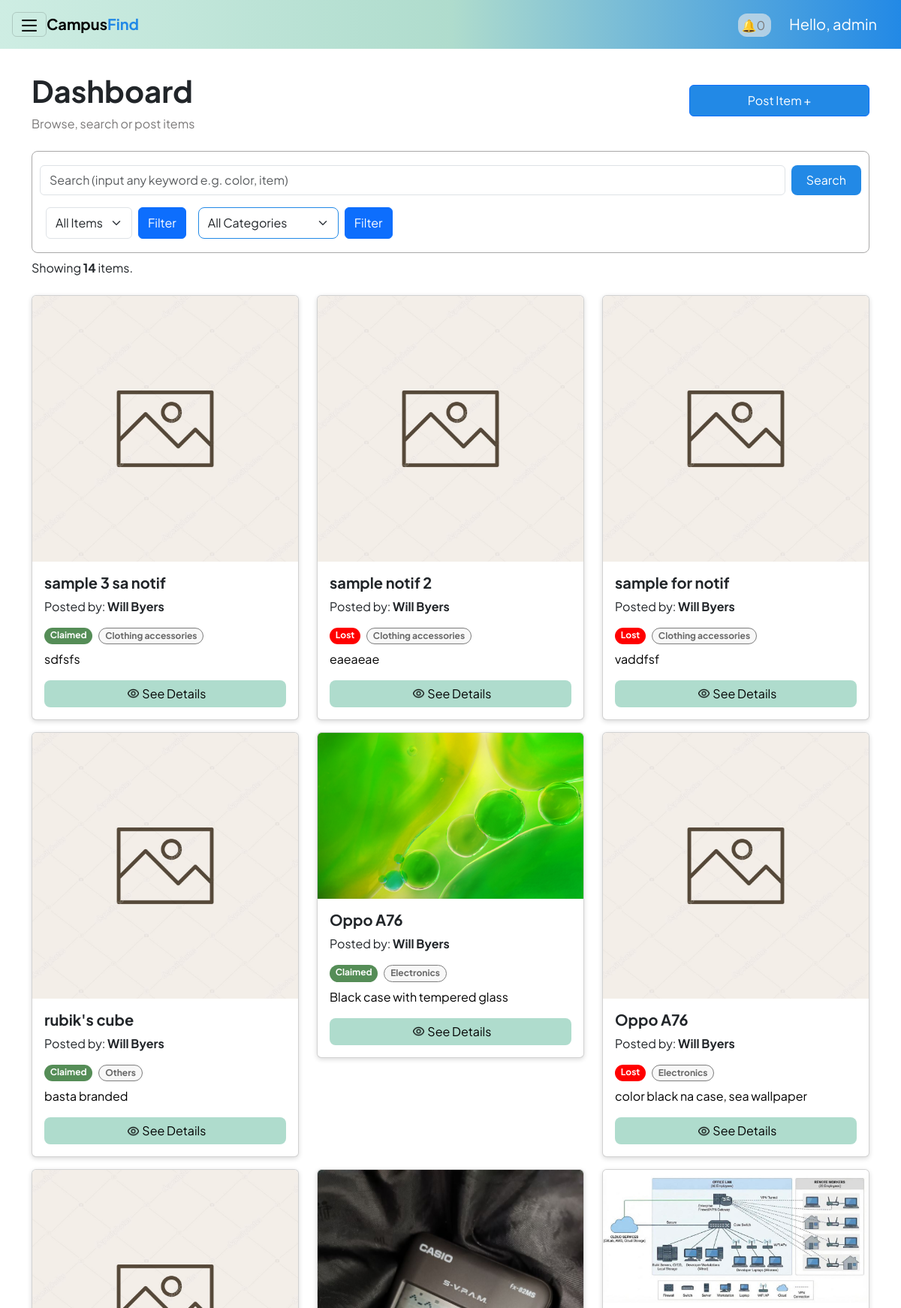
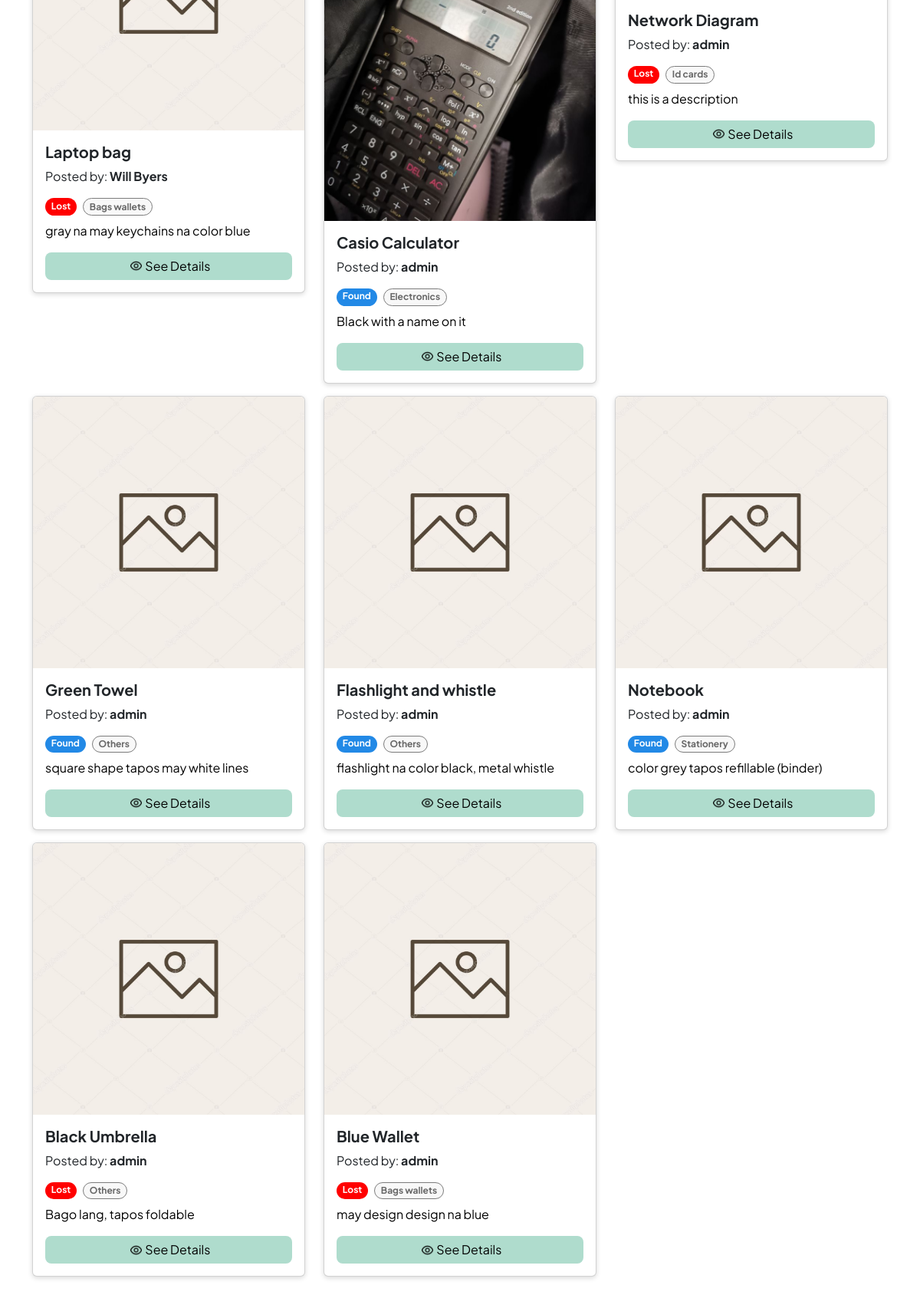
Screenshot of /interfaces/admin/dashboard_admin.php (signed in) with the database file from the repository (2 pictures, top to bottom).
### tables this page shows
CREATE TABLE items (
        id INTEGER PRIMARY KEY AUTOINCREMENT,
        user_id INTEGER NOT NULL,
        title TEXT NOT NULL,
        description TEXT,
        item_status TEXT NOT NULL,     -- 'lost' or 'found'
        category_id INTEGER,
        location_lost TEXT,
        location_found TEXT,
        date_lost_or_found DATE,
        current_location TEXT,
        image_path TEXT,
        created_at DATETIME DEFAULT CURRENT_TIMESTAMP,
        -- updated_at DATETIME DEFAULT CURRENT_TIMESTAMP,
        claimed_by_user_id INTEGER,
        claimed_at DATETIME,

        FOREIGN KEY (user_id) REFERENCES users(id) ON DELETE CASCADE,
        FOREIGN KEY (claimed_by_user_id) REFERENCES users(id) ON DELETE SET NULL,
        FOREIGN KEY (category_id) REFERENCES categories(id)
    );

CREATE TABLE categories (
        id INTEGER PRIMARY KEY AUTOINCREMENT,
        name TEXT UNIQUE NOT NULL
    );

### interfaces/admin/dashboard_admin.php (the view, shortened to what this page needs)
<?php
$admin = $_SESSION["user"];
$db = get_db();
$action = $_GET["action"] ?? "list";
$sql = "SELECT items.*, categories.name AS category_name, users.username AS posted_by
        FROM items
        LEFT JOIN categories ON items.category_id = categories.id
        LEFT JOIN users ON users.id = items.user_id";
$sql .= " ORDER BY items.id DESC";
?>
<!DOCTYPE html>
<html lang="en">
<head>
    <link rel="stylesheet" href="../../reusable/header.css">
    <link rel="stylesheet" href="../../reusable/cards.css">
    <link rel="stylesheet" href="../../reusable/form.css">
    <link rel="stylesheet" href="../../reusable/hero.css">
    <link href="https://cdn.jsdelivr.net/npm/bootstrap@5.3.8/dist/css/bootstrap.min.css" rel="stylesheet">
</head>
<body class="m-0 border-0 bd-example">
<nav class="navbar p-3 sticky-top">
    <button class="navbar-toggler" type="button" data-bs-toggle="offcanvas"
            data-bs-target="#offcanvasWithBothOptions" aria-controls="offcanvasWithBothOptions"
            aria-expanded="false" aria-label="Toggle navigation">
        <img src="/assets/hamburger.png" alt="hamburger icon" width="20px" height="20px">
    </button>
    <strong><a class="navbar-brand me-auto d-none d-md-inline" href="#">Campus<span class = "find">Find</a></strong>
    <?php
    $adminId = $_SESSION['user']['id'];
    $notifCount = $db->querySingle("
        SELECT COUNT(*)
        FROM notifications
        WHERE status = 'unread' AND notify_to = $adminId AND type = 'to_admin'
    ");
    ?>
    <div class = "ms-auto">
        <a href="myposts_admin.php" class="notif mx-4">
            🔔<?= $notifCount ?>
        </a>
        <a class="navbar-brand text-white" href="#">Hello, <?php echo htmlspecialchars($admin["username"]); ?></a>
</nav>
<div class="container my-3">
    <?php if ($action === "create"): ?>
        <h3 class="mb-4" style="font-weight: 700; color: #334155;">Post New Item</h3>
        <form method="post" action="?action=store" enctype="multipart/form-data">
            <div class="form-grid-layout">
                <div class="form-left">
                    <div class="input-group-modern">
                        <label>Item Name</label>
                        <input type="text" name="title" placeholder="e.g. Blue Jansport Backpack" required>
                    </div>
                    <div class="form-row">
                        <div class="input-group-modern">
                            <label>Status</label>
                            <select name="item_status" id="status" required>
                                <option value="">Select Status</option>
                                <option value="lost">Lost</option>
                                <option value="found">Found</option>
                            </select>
                        </div>
                        <div class="input-group-modern">
                            <label>Category</label>
                            <select name="category_id" id="category_id" required>
                                <option value="">Select Category</option>
                                <?php
                                $catQ = $db->query("SELECT * FROM categories ORDER BY name");
                                while($c = $catQ->fetchArray(SQLITE3_ASSOC)):
                                ?>
                                    <option value="<?= $c['id']; ?>">
                                        <?= ucfirst(str_replace('_', ' ', $c['name'])); ?>
                                    </option>
                                <?php endwhile; ?>
                            </select>
                        </div>
                    </div>
                    <div class="input-group-modern">
                        <label>Description</label>
                        <textarea name="description" rows="3" placeholder="Describe the item (color, distinctive marks, brand)..."></textarea>
                    </div>
                    <div class="form-row">
                        <div class="input-group-modern">
                            <label>Lost Location</label>
                            <input type="text" name="location_lost" id="location_lost" placeholder="Where was it lost?">
                        </div>
                        <div class="input-group-modern">
                            <label>Found Location</label>
                            <input type="text" name="location_found" id="location_found" placeholder="Where was it found?" disabled>
                        </div>
                    </div>
                    <div class="form-row">
                        <div class="input-group-modern">
                            <label id="dateLabel">Date Event</label>
                            <div class="date-card">
                                <input type="date" name="date_lost_or_found" id="date_lost_or_found" style="border:none; background:transparent; padding:0;">
                            </div>
                        </div>
                    </div>
                    <div class="d-flex gap-2 mt-2">
                        <button class="btn btn-primary w-50" type="submit">Publish Post</button>
                        <a class="btn btn-secondary w-50" href="dashboard_admin.php" style="background-color: #cbd5e1; color: #334155; border:none;">Cancel</a>
                    </div>
                </div>
                <div class="form-right">
                    <div class="input-group-modern" style="height: 100%;">
                        <label>Item Image</label>
                        <div class="image-upload-wrapper">
                            <input type="file" name="item_image" id="file-input-real" accept="image/*" onchange="previewImage(event)">
                            <img id="image-preview" src="#" alt="Image Preview">
                            <div class="upload-placeholder" id="upload-placeholder">
                                <svg xmlns="http://www.w3.org/2000/svg" viewBox="0 0 24 24"><path d="M19.35 10.04C18.67 6.59 15.64 4 12 4 9.11 4 6.6 5.64 5.35 8.04 2.34 8.36 0 10.91 0 14c0 3.31 2.69 6 6 6h13c2.76 0 5-2.24 5-5 0-2.64-2.05-4.78-4.65-4.96zM14 13v4h-4v-4H7l5-5 5 5h-3z"/></svg>
                                <p><strong>Click to Upload</strong><br>or drag and drop here</p>
                            </div>
                        </div>
                    </div>
                </div>
            </div>
        </form>
        <script>
            function previewImage(event) {
                const input = event.target;
                const preview = document.getElementById('image-preview');
                const placeholder = document.getElementById('upload-placeholder');
                if (input.files && input.files[0]) {
                    const reader = new FileReader();
                    reader.onload = function(e) {
                        preview.src = e.target.result;
                        preview.style.display = 'block';
                        placeholder.style.display = 'none';
                    }
                    reader.readAsDataURL(input.files[0]);
                }
            }
        </script>
    <?php else: ?>
        <section class = "heroSection pt-3">
            <div>
                <h1><strong>Dashboard</strong></h1>
                <p class = "subtext">Browse, search or post items</p>
            </div>
            <a id = "postItems" type="button" class="btn btn-primary ms-auto" href="?action=create">
                Post Item +
            </a>
        </section>
        <div class="search-filter-container my-2">
            <form class="d-flex py-2 w-100" method="GET">
                <input
                    class="form-control me-2"
                    type="search"
                    name="search"
                    placeholder="Search (input any keyword e.g. color, item)"
                    value="<?php echo htmlspecialchars($_GET['search'] ?? ''); ?>"
                />
                <button class="btn searchBtn" type="submit">Search</button>
            </form>
            <form method="GET" class="d-flex">
                <select name="item_status" class="form-select m-2 me-auto">
                    <option value="">All Items</option>
                </select>
                <button type="submit" class="btn btn-primary m-2">Filter</button>
            </form>
            <form method="GET" class="d-flex">
                <select id="filterCategory" name="category_id" class="form-select m-2 me-auto">
                    <option value="">All Categories</option>
                </select>
                <button type="submit" class="btn btn-primary m-2">Filter</button>
            </form>
        </div>
        <?php
        $result = $db->query($sql);
        $items = [];
        while ($row = $result->fetchArray(SQLITE3_ASSOC)) {
            $items[] = $row;
        } ?>
        <div class="row">
            <?php if (empty($items)): ?>
                <p class = "noItemFound">No items found.</p>
            <?php else: ?>
                <?php $itemCount = count($items);?>
                <p>Showing <strong><?php echo $itemCount; ?></strong>  items.</p>
                <?php foreach ($items as $it): ?>
                    <div class="col-md-4" id="item-<?= $it['id']; ?>">
                        <div class="card my-2">
                            <?php if(!empty($it['image_path'])): ?>
                                <img src="../../<?php echo htmlspecialchars($it['image_path']); ?>" class="card-img-top" alt="Item image">
                            <?php else: ?>
                                <img src="/assets/image.png" class="card-img-top" alt="Default image">
                            <?php endif; ?>
                            <div class="card-body">
                                <h5 class="card-title"><strong><?php echo htmlspecialchars($it["title"]); ?></strong></h5>
                                <p class="posted-by">
                                    Posted by: <strong><?= htmlspecialchars($it["posted_by"]); ?></strong>
                                </p>
                                <div class="d-flex gap-2 mb-2">
                                    <span class="badge rounded-pill bg-<?php echo $it['item_status']; ?>">
                                        <?php echo ucfirst($it["item_status"]); ?>
                                    </span>
                                    <?php if ($it["category_name"]): ?>
                                    <span class="category badge rounded-pill">
                                        <?php echo ucfirst(str_replace('_', ' ', $it["category_name"])); ?>
                                    </span>
                                    <?php endif; ?>
                                </div>
                                <p class="card-text"><?php echo htmlspecialchars($it["description"]); ?></p>
                                <button id = "seeDetails" type="button" class="btn btn-primary rounded-3 w-100" data-bs-toggle="modal" data-bs-target="#modal-<?php echo $it['id']; ?>">
                                    <img class = "view" src="/assets/eye.png" alt="view" > See Details
                                </button>
                            </div>
                        </div>
                    </div>
                <?php endforeach; ?>
            <?php endif; ?>
        </div>
    <?php endif; ?>
</div>
</body>
</html>

### reusable/header.css (style rules this page uses)
:root { --color-primary-gradient: linear-gradient(to right, #ceede3,#afdccd, #2289e6); --blue-primary: #2289e6; --button: #afdccd; --button-hover: #ceede3; --bg: #f8f8f8; --gray-text: #7b7979; --lost-color: #ff0000; --found-color: #2289e6; --claimed-color: #558d57; --pending-color: #ffa629; }
* { font-family: "Plus Jakarta Sans", sans-serif; }
.navbar .navbar-brand, .navbar .navbar-text, .navbar .notif { white-space: nowrap !important; }
.navbar .navbar-toggler { flex: 0 0 auto !important; }
.navbar .ms-auto { margin-left: auto !important; }
.navbar-brand { font-size: 20px !important; }
.find { color: var(--blue-primary); }
nav { background: var(--color-primary-gradient); }
.notif { color: var(--gray-text) !important; text-decoration: none; padding: 5px; background-color: rgba(234, 234, 234, 0.639); border-radius: 12px; }
#postItems { background-color: var(--blue-primary); width: 100%; }
button.searchBtn { background-color: var(--blue-primary) !important; color: white; border: none; padding: 8px 20px; border-radius: 8px; }
.search-filter-container { border: 1px solid #a9a8a8; border-radius: 8px; padding: 10px; }
#filterStatus, #filterCategory { border-color: var(--blue-primary); padding: 8px 12px !important; border-radius: 8px; cursor: pointer; }
#seeDetails { color: black; background-color: var(--button); border: none; }
.subtext { color: var(--gray-text); }
.search-filter-container { display: flex; flex-wrap: wrap; }
.form-select option { background-color: var(--bg) !important; border-radius: 8px !important; }

### reusable/cards.css (style rules this page uses)
:root { --color-primary: #2289e6; --color-ui-accent: #afdccd; --color-ui-surface: #f8f8f8; --gray-text: #7b7979; --lost-color: #ff0000; --found-color: #2289e6; --claimed-color: #558d57; --pending-color: #ffa629; }
.card { display: flex !important; flex-direction: row !important; height: auto !important; width: auto !important; overflow: hidden !important; transition: box-shadow 0.3s ease; box-shadow: 0 2px 6px rgba(0,0,0,0.15); }
.card img { height: 100%; width: 150px; object-fit: cover; }
.view { width: 15px !important; margin: 0 2px 4px 4px !important; }
.badge { width: fit-content !important; }
.badge.bg-lost { background: var(--lost-color) !important; }
.badge.bg-found { background: var(--found-color) !important; }
.badge.bg-claimed { background: var(--claimed-color) !important; }
.category { color: rgb(103, 103, 103) !important; background-color: #f8f8f8; border: 1px solid rgb(124, 124, 124); }
.card-text { color: black; }
@media (min-width: 768px) { .card { display: block !important; width: 100% !important; } }
@media (min-width: 768px) { .card img { width: 100%; height: 100%; object-fit: cover; } }

### reusable/form.css (style rules this page uses)
:root { --color-primary: #2289e6; --color-ui-accent: #afdccd; --color-ui-surface: #f8f8f8; --lost-color: #ff0000; --found-color: #2289e6; --claimed-color: #558d57; --pending-color: #ffa629; }
.btn { padding: 10px 16px; border-radius: 8px; font-weight: 600; border: none; cursor: pointer; font-size: 0.95rem; transition: all 0.2s ease; text-decoration: none; display: inline-flex; align-items: center; justify-content: center; }
.btn-primary { background-color: var(--color-primary); color: white; }
.d-flex { display: flex; }
.gap-2 { gap: 0.5rem; }

### reusable/hero.css (style rules this page uses)
:root { --color-primary-gradient: linear-gradient(to right, #ceede3,#afdccd, #2289e6); --blue-primary: #2289e6; --button: #afdccd; --button-hover: #ceede3; --bg: #f8f8f8; --gray-text: #7b7979; --lost-color: #ff0000; --found-color: #2289e6; --claimed-color: #558d57; --pending-color: #ffa629; }
.search-filter-container form { display: flex !important; flex-direction: row !important; }
@media (min-width: 768px) { .heroSection { display: grid !important; grid-template-columns: 2fr 1fr; } }
@media (min-width: 768px) { #postItems { margin-top: 2vh; padding: 0.5rem; width: 20vw; height: min-content; } }

### rows the page displays
items: title "sample 3 sa notif", posted_by "Will Byers", item_status "Claimed", category.name "Clothing accessories", description "sdfsfs"
items: title "sample notif 2", posted_by "Will Byers", item_status "Lost", category.name "Clothing accessories", description "eaeaeae"
items: title "sample for notif", posted_by "Will Byers", item_status "Lost", category.name "Clothing accessories", description "vaddfsf"
items: title "rubik's cube", posted_by "Will Byers", item_status "Claimed", category.name "Others", description "basta branded"
items: image_path (picture), title "Oppo A76", posted_by "Will Byers", item_status "Claimed", category.name "Electronics", description "Black case with tempered glass"
items: title "Oppo A76", posted_by "Will Byers", item_status "Lost", category.name "Electronics", description "color black na case, sea wallpaper"
items: title "Laptop bag", posted_by "Will Byers", item_status "Lost", category.name "Bags wallets", description "gray na may keychains na color blue"
items: image_path (picture), title "Casio Calculator", posted_by "admin", item_status "Found", category.name "Electronics", description "Black with a name on it"
items: image_path (picture), title "Network Diagram", posted_by "admin", item_status "Lost", category.name "Id cards", description "this is a description"
items: title "Green Towel", posted_by "admin", item_status "Found", category.name "Others", description "square shape tapos may white lines"
items: title "Flashlight and whistle", posted_by "admin", item_status "Found", category.name "Others", description "flashlight na color black, metal whistle"
items: title "Notebook", posted_by "admin", item_status "Found", category.name "Stationery", description "color grey tapos refillable (binder)"
items: title "Black Umbrella", posted_by "admin", item_status "Lost", category.name "Others", description "Bago lang, tapos foldable"
items: title "Blue Wallet", posted_by "admin", item_status "Lost", category.name "Bags wallets", description "may design design na blue"

### other values shown
$notifCount "0"
$admin["username"] "admin"
$itemCount "14"
